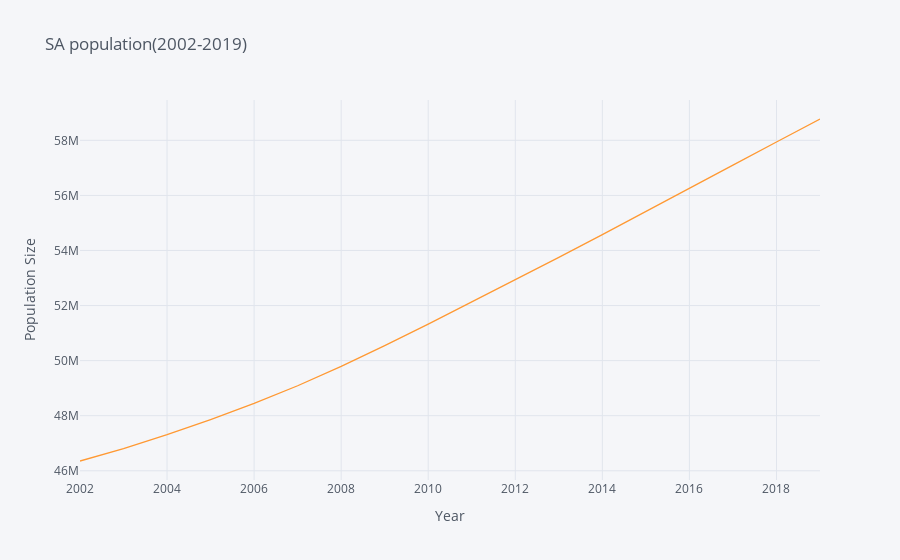

The code cell stored with this chart in its notebook:
### Code cell
df_population.iplot(kind = 'scatter', x='year',y='population_size',title='SA population(2002-2019)',xTitle='Year',yTitle='Population Size')

### Figure 1 — Plotly figure (JSON) as saved in the notebook; plotly's stock layout.template omitted (floating-point values rounded to 4 significant figures)
{"data": [{"line": {"color": "rgba(255, 153, 51, 1.0)", "dash": "solid", "shape": "linear", "width": 1.3}, "mode": "lines", "name": "population_size", "text": "", "type": "scatter", "x": [2002, 2003, 2004, 2005, 2006, 2007, 2008, 2009, 2010, 2011, 2012, 2013, 2014, 2015, 2016, 2017, 2018, 2019], "y": [46360000.0, 46810000.0, 47310000.0, 47860000.0, 48450000.0, 49090000.0, 49790000.0, 50540000.0, 51330000.0, 52130000.0, 52930000.0, 53750000.0, 54570000.0, 55410000.0, 56250000.0, 57100000.0, 57940000.0, 58780000.0]}], "layout": {"legend": {"bgcolor": "#F5F6F9", "font": {"color": "#4D5663"}}, "paper_bgcolor": "#F5F6F9", "plot_bgcolor": "#F5F6F9", "title": {"font": {"color": "#4D5663"}, "text": "SA population(2002-2019)"}, "xaxis": {"gridcolor": "#E1E5ED", "showgrid": true, "tickfont": {"color": "#4D5663"}, "title": {"font": {"color": "#4D5663"}, "text": "Year"}, "zerolinecolor": "#E1E5ED"}, "yaxis": {"gridcolor": "#E1E5ED", "showgrid": true, "tickfont": {"color": "#4D5663"}, "title": {"font": {"color": "#4D5663"}, "text": "Population Size"}, "zerolinecolor": "#E1E5ED"}}}
